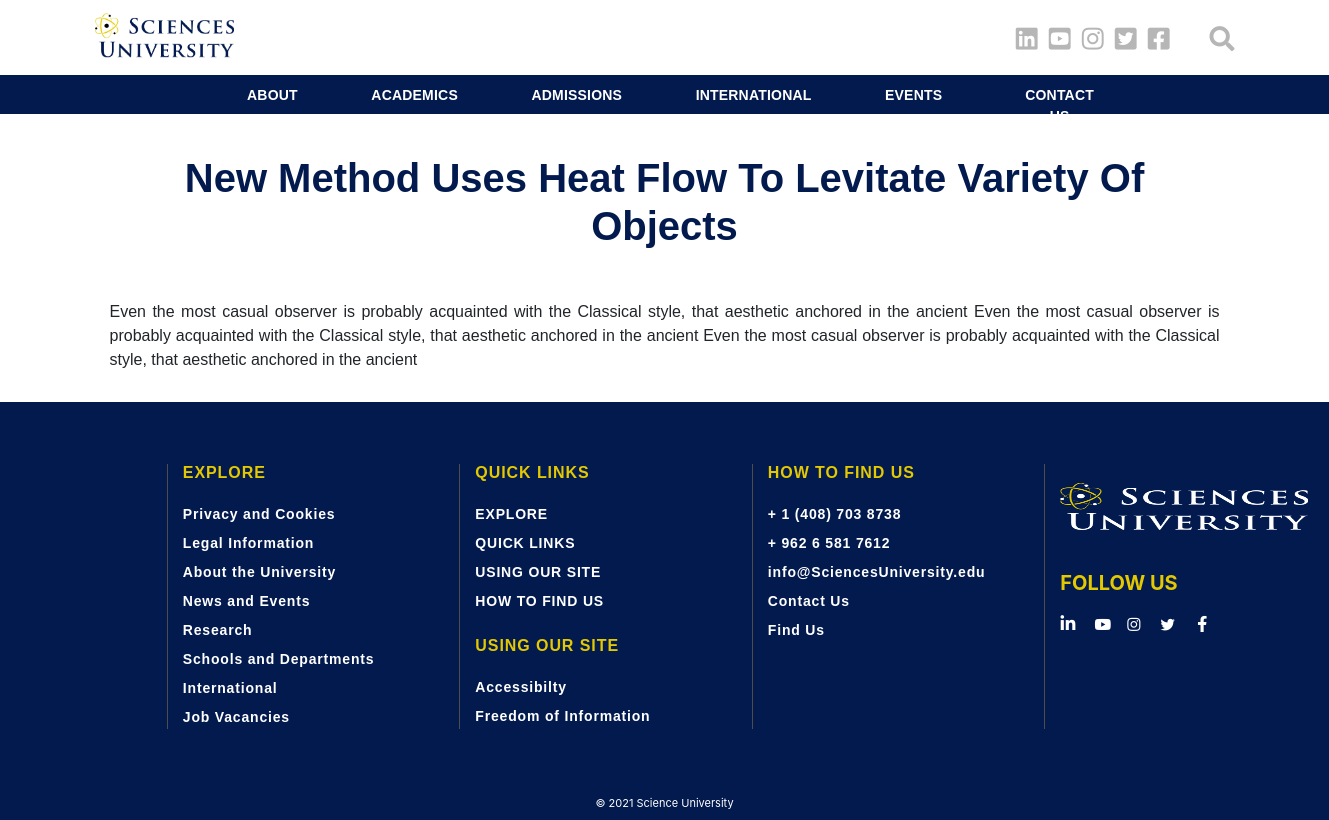
The page /html_pages/news_pages.php?id=6 on the database its author committed.
### tables this page shows
CREATE TABLE `logo` (
  `id` int(11) NOT NULL,
  `admin_id` int(11) NOT NULL,
  `logo_image` text NOT NULL,
  `alt_image` varchar(255) NOT NULL,
  `created_at` timestamp NOT NULL DEFAULT CURRENT_TIMESTAMP,
  `updated_at` timestamp NOT NULL DEFAULT CURRENT_TIMESTAMP
);

CREATE TABLE `menu_link` (
  `id` int(11) NOT NULL,
  `parent_id` int(11) DEFAULT '1',
  `admin_id` int(11) NOT NULL,
  `title` varchar(60) NOT NULL,
  `path` text,
  `type` enum('header','footer') DEFAULT NULL,
  `body` text,
  `created_at` timestamp NOT NULL DEFAULT CURRENT_TIMESTAMP,
  `updated_at` timestamp NOT NULL DEFAULT CURRENT_TIMESTAMP
);

CREATE TABLE `news` (
  `id` int(11) NOT NULL,
  `admin_id` int(11) NOT NULL,
  `title` varchar(255) NOT NULL,
  `body` text NOT NULL,
  `published` date NOT NULL,
  `created_at` timestamp NOT NULL DEFAULT CURRENT_TIMESTAMP,
  `updated_at` timestamp NOT NULL DEFAULT CURRENT_TIMESTAMP
);

CREATE TABLE `site_setting` (
  `id` int(11) NOT NULL,
  `admin_id` int(11) NOT NULL,
  `config_name` varchar(32) NOT NULL,
  `config_value` text NOT NULL,
  `created_at` timestamp NOT NULL DEFAULT CURRENT_TIMESTAMP,
  `updated_at` timestamp NOT NULL DEFAULT CURRENT_TIMESTAMP
);

### config/dbconfig.php (called while the page is built, shortened)
<?php
class ConnectDb {
  private $host ='localhost';
  private $user ='root';
  private $pass ='123456';
  private $dbname ='Science_uni';
  private $dbh;
  private $stmt;    public function __construct(){
      $dsn = 'mysql:host='. $this->host . ';dbname='. $this->dbname.'';
      $options = array(
          PDO::ATTR_PERSISTENT => true,
          PDO::ATTR_ERRMODE    => PDO::ERRMODE_EXCEPTION
      );
      try {
          $this->dbh = new PDO($dsn, $this->user, $this->pass, $options);
      } catch(PDOException $e){
          $this->error = $e->getMessage();
      }
  }
  public function query($query){
      $this->stmt = $this->dbh->prepare($query);
  }    public function bind($param, $value, $type = null){
      if(is_null($type)){
          switch(true){
                  default:
                  $type = PDO::PARAM_STR;
          }
      }
      $this->stmt->bindValue($param,  $value, $type);
  }    public function execute(){
      return $this->stmt->execute();
  }    public function resultset(){
      $this->execute();
      return $this->stmt->fetchAll(PDO::FETCH_ASSOC);
  }}
?>

### entity/logo.php (called while the page is built, shortened)
<?php
include_once('../config/dbconfig.php');
class Logo extends ConnectDb {
    public function getLogo() {
        $this->query('SELECT * FROM logo');
        $this->execute();
        $row=$this->resultset();
        return $row;
    }
}
?>

### entity/menu.php (called while the page is built, shortened)
<?php
include_once('../config/dbconfig.php');
class Menu extends ConnectDb {
    public function getMenuHeaderPublic() {
        $this->query('SELECT * FROM menu_link WHERE id <> 1 AND parent_id = 1 ORDER BY id LIMIT 6');
        $this->execute();
        $row=$this->resultset();
        return $row;
    }
    public function getMenuFooter() {
        $this->query('SELECT * FROM menu_link WHERE id <> 2 AND parent_id = 2');
        $this->execute();
        $row=$this->resultset();
        return $row;
    }
    public function getMenuFooterPublic() {
        $this->query('SELECT * FROM menu_link WHERE id <> 2 AND parent_id = 2 ORDER BY id LIMIT 4');
        $this->execute();
        $row=$this->resultset();
        return $row;
    }
    public function getSubMenuFooter($id) {
        $this->query('SELECT * FROM menu_link WHERE id <> 2 AND parent_id = :id');
        $this->bind(':id',$id);
        $this->execute();
        $row=$this->resultset();
        return $row;
    }
    public function countSub($id) {
        $this->query('SELECT COUNT(id) FROM menu_link WHERE id <> 2 AND parent_id = :id');
        $this->bind(':id',$id);
        $this->execute();
        $row=$this->resultset();
        return $row;
    }
}
?>

### entity/news.php (called while the page is built, shortened)
<?php
include_once('../config/dbconfig.php');
class News extends ConnectDb {
    public function getNewsById($id){
        $this->query('SELECT * FROM news WHERE id =:id');
         $this->bind('id',$id);
         $this->execute();
         $row=$this->resultset();
         return $row;
    }
}
?>

### entity/site_setting.php (called while the page is built, shortened)
<?php
include_once('../config/dbconfig.php');
class SiteSet extends ConnectDb {
    public function getCopy() {
        $this->query("SELECT * FROM site_setting WHERE config_name = 'copyright'");
        $this->execute();
        $row=$this->resultset();
        return $row;
    }
}
?>

### html_pages/news_pages.php (the view)
<?php
include('public_header.php');
include('../entity/news.php');
$id = $_GET['id'];
$news = new News();
$gNews = $news->getNewsById($id);
?>
<link rel="stylesheet" href="style/sub-pages.css" />
<main>
    <div class="container">
      <h1 class="title"><?php echo $gNews[0]['title'] ?></h1>
      <p><?php echo $gNews[0]['body'] ?></p>
    </div>
  </main>
<?php
include('public_footer.php');
?>

### html_pages/public_header.php (shortened to what this page needs)
<?php
include('../entity/menu.php');
include('../entity/logo.php');
include('../entity/site_setting.php');
$menu = new Menu();
$logo = new Logo();
$site = new SiteSet();
$gLogo = $logo->getLogo();
$gCopy = $site->getCopy();
?>
<!DOCTYPE html>
<html lang="en">
  <head>
      <link rel="stylesheet" href="https://pro.fontawesome.com/releases/v5.10.0/css/all.css"/>
      <link rel="stylesheet" href="style/header.css" />
      <link rel="stylesheet" href="style/index.css" />
      <link rel="stylesheet" href="style/titles.css" />
      <link rel="stylesheet" href="style/buttons.css" />
      <link rel="stylesheet" href="style/footer.css" />
      <link rel="stylesheet" href="bootstrap-4.6.0-dist/css/bootstrap.min.css"/>
  </head>
  <body>
    <header>
      <div class="header">
        <div class="container">
          <div class="row">
            <div class="col-2 logo-row">
              <a href="index.php"><img src="<?php echo $gLogo[0]['logo_image']; ?>" alt="<?php echo $gLogo[0]['alt_image']; ?>" class="logo" title="Sciences University"/></a>
            </div>
            <div class="col-10 social-media">
              <span class="icons align-middle" id="icons">
                <a href="https://www.linkedin.com/" title="linkedin"><i class="fab fa-linkedin"></i></a>
                <a href="https://www.youtube.com/" title="youtube"><i class="fab fa-youtube-square"></i></a>
                <a href="https://www.instagram.com/" title="instagram"><i class="fab fa-instagram"></i></a>
                <a href="https://www.twitter.com/" title="twitter"><i class="fab fa-twitter-square"></i></a>
                <a href="https://www.facebook.com/" title="facebook"><i class="fab fa-facebook-square fb"></i></a>
                <i class="fas fa-search search" id="search" onclick="openSearchBar()"></i>
              </span>
            </div>
          </div>
        </div>
      </div>
    <div class="cont-bk">
      <div class="container navbar-container">
        <div class="row">
          <div class="col-1"></div>
          <div class="col-11">
            <nav class="navbar navbar-expand-lg navbar-light navbar-grid">
              <div class="container-fluid content-nav navbar-section">
                <div class="collapse navbar-collapse navbar-section1" id="navbarNav">
                  <ul class="navbar-nav">
                  <?php
                        foreach($menu->getMenuHeaderPublic() as $gMenuH){
                      ?>
                    <li class="nav-item active About">
                      <a class="nav-link" aria-current="page" href="inner_page.php?id=<?php echo $gMenuH['id'] ?>" style="letter-spacing: 0.2px;"><?php echo $gMenuH['title'] ?></a>
                    </li>
                    <?php
                        }
                    ?>
                  </ul>
                </div>
              </div>
            </nav>
          </div>
        </div>
      </div>
    </div>
    </header>

### html_pages/public_footer.php (shortened to what this page needs)
<footer class="page-footer font-small indigo bottom-footer">
      <div class="container text-left text-md-left footer">
        <div class="row">
          <?php
          foreach($menu->getMenuFooter() as $gMenuF){
            $id = $gMenuF['id'];
            $count = $menu->countSub($id);
            if($gMenuF['title'] == "USING OUR SITE"){
              continue;
            }
          ?>
          <div class="col-lg-3 col-md-6 mx-auto border-footer">
          <?php if($count[0]['COUNT(id)'] > 4) {?>
            <ul class="list-unstyled first-col">
              <li class="titles-footer">
              <?php echo $gMenuF['title'] ?>
              </li>
              <?php
              foreach($menu->getSubMenuFooter($id) as $gSubMenu){
              ?>
              <li>
                <a href="inner_page.php?id=<?php echo $gSubMenu['id'] ?>"><?php echo $gSubMenu['title']; ?></a>
              </li>
              <?php
              }
              ?>
            </ul>
            <?php } elseif($count[0]['COUNT(id)'] == 4) {
              ?>
              <ul class="list-unstyled">
              <li class="titles-footer">
              <?php echo $gMenuF['title']; ?>
              </li>
              <?php
              foreach($menu->getMenuFooterPublic($id) as $gSubMenu){
              ?>
              <li>
                <a href="inner_page.php?id=<?php echo $gSubMenu['id'] ?>"><?php echo $gSubMenu['title']; ?></a>
              </li>
              <?php
              }
              ?>
              <li class="titles-footer mg-30">
                USING OUR SITE
              </li>
              <li>
                <a href="#!">Accessibilty</a>
              </li>
              <li class="free-margin">
                <a href="#!">Freedom of Information</a>
              </li>
              <li>
                  <?php
                } ?>
          </div>
          <?php
          }
          ?>
          <div class="col-lg-3 col-md-6 mx-auto border-footer">
            <a href="index.php"><img src="../img/footer-logo.png" title="Sciences University" alt="<?php echo $gLogo[0]['alt_image']; ?>"/></a>
            <h5 class="font-weight-bold text-uppercase last-footer-title">FOLLOW US</h5>
            <span class="icons align-middle">
              <a href="https://www.linkedin.com/" title="linkedin"><i class="fab fa-linkedin-in"></i ></a>
              <a href="https://www.youtube.com/" title="youtube"><i class="fab fa-youtube"></i></a>
              <a href="https://www.instagram.com/" title="instagram"><i class="fab fa-instagram"></i></a>
              <a href="https://www.twitter.com/" title="twitter"><i class="fab fa-twitter"></i></a>
              <a href="https://www.facebook.com/" title="facebook"><i class="fab fa-facebook-f"></i></a>
            </span>
          </div>
        </div>
      </div>
      <div class="footer-copyright text-center copy-right"><p>&copy; <script>document.write(new Date().getFullYear())</script><?php echo " " . $gCopy[0]['config_value']?> </p>
      </div>
    </footer>
  </body>
</html>

### html_pages/style/header.css (style rules this page uses)
* { margin: 0; padding: 0; box-sizing: border-box; }
body header .header { display: flex; justify-content: space-between; width: 100%; height: 75px; background-color: #ffffff; }
body header .header .logo-row { padding: 0; }
body header .header .logo-row .logo { width: 139px; margin: 13px 0; }
body header .header .social-media { padding: 25px 0; text-align: right; }
body header .header .social-media .icons { width: 15.2778%; height: 25px; margin: 25px 0 25px 68.1667%; padding: 0; font-size: 0; }
body header .header .social-media .icons i { width: 23px; font-size: 25px; margin: 0 10px 0 0; background-color: transparent; color: #b6b6b6; }
body header .header .social-media .icons .fb { margin-right: 0; }
body header .header .social-media .icons .search { width: 25px; font-size: 25px; margin: 0 0 0 40px; }
body header .cont-bk { background-color: #021a4e; }
body header .navbar-container { background-color: #021a4e; }
body header .navbar-container .row .navbar-grid { height: 39px; padding: 10px 0; background-color: #021a4e; width: 100%; }
body header .navbar-container .row .navbar-grid .navbar-section { padding: 0; }
body header .navbar-container .row .navbar-grid .navbar-section .navbar-section1 ul { width: 91.6129%; margin: 0 4.1935% 0 4.1935%; }
body header .navbar-container .row .navbar-grid .navbar-section .navbar-section1 ul li a { height: 19px; font-family: "mainFontSBold", sans-serif; font-size: 14px; font-weight: 600; letter-spacing: 0.2px; text-align: center; color: #ffffff; padding: 0; text-transform: uppercase; }
body header .navbar-container .row .navbar-grid .navbar-section .navbar-section1 ul .About { margin: 0 73.5px 0 0; }

### html_pages/style/index.css (style rules this page uses)
* { margin: 0; padding: 0; box-sizing: border-box; }

### html_pages/style/footer.css (style rules this page uses)
* { margin: 0; padding: 0; box-sizing: border-box; }
body footer { background-color: #021a4e !important; }
body footer .footer { margin-left: 13.6805%; margin-right: 15.3819%; height: 383px; padding: 0; }
body footer .footer .row { height: 383px; }
body footer .footer .row .border-footer { height: 100%; max-height: 265px; border-left: solid 1px #4d4d4d; margin: 62px 0 6.39% 0; }
body footer .footer .row .border-footer ul .titles-footer { height: 22px; color: #e4c800; margin: 0 0 15px; font-family: "mainFontBold", sans-serif; font-size: 16px; font-weight: bold; font-stretch: normal; font-style: normal; line-height: normal; letter-spacing: 0.93px; }
body footer .footer .row .border-footer ul li { height: 19px; margin-top: 10px; }
body footer .footer .row .border-footer ul li a { color: #ffffff; text-decoration: none; font-family: "mainFontSBold", sans-serif; font-size: 14px; font-weight: 600; font-stretch: normal; font-style: normal; line-height: normal; letter-spacing: 0.82px; text-align: center; }
body footer .footer .row .border-footer ul .mg-30 { margin-top: 30px; }
body footer .footer .row .border-footer .free-margin { margin-bottom: 0; }
body footer .footer .row .border-footer img { width: 94.79%; height: 49px; margin: 18px 0 39.5px 0; }
body footer .footer .row .border-footer .last-footer-title { margin: 0 0 15px 0; color: #e4c800; }
body footer .footer .row .border-footer span { width: 15.2778%; height: 25px; margin: 0 0 0 0; padding: 0; font-size: 0; }
body footer .footer .row .border-footer span i { color: #ffffff; }
body footer .footer .row .border-footer span .fa-linkedin-in { width: 17px; height: 17px; font-size: 17px; margin-right: 17.1px; padding: 0.7px 0.3px 0.1px 0.3px; }
body footer .footer .row .border-footer span .fa-youtube { width: 14.8px; height: 10.5px; font-size: 14.8px; margin-right: 18.1px; }
body footer .footer .row .border-footer span .fa-instagram { width: 15px; height: 15px; font-size: 15px; margin-right: 18.3px; }
body footer .footer .row .border-footer span .fa-twitter { width: 14.3px; height: 11.8px; font-size: 14.3px; margin-right: 22.4px; }
body footer .footer .row .border-footer span .fa-facebook-f { width: 7.5px; height: 16.1px; font-size: 16.1px; margin-right: 0; }
body footer .copy-right { height: 35px; color: #fff; background-color: var(--copyright); padding: 10px 0; }
body footer .copy-right p { margin: 0; font-size: 11px; }

### html_pages/style/sub-pages.css (style rules this page uses)
* { margin: 0; padding: 0; box-sizing: border-box; }
body main .title { text-align: center; font-family: "mainFontSBold", sans-serif; font-weight: 600; color: #021a4e; margin: 20px 0; padding: 20px 0; text-transform: capitalize; }
body main p { text-align: justify; font-family: "mainFontNormal", sans-serif; font-weight: normal; margin: 30px 0; }

### rows shown on the page
logo: logo_image (picture)
menu_link: title "ABOUT"
menu_link: title "ACADEMICS"
menu_link: title "ADMISSIONS"
menu_link: title "INTERNATIONAL"
menu_link: title "EVENTS"
menu_link: title "CONTACT US"
news: title "New Method Uses Heat Flow To Levitate Variety Of Objects", body "Even the most casual observer is probably acquainted with the Classical style, that aesthetic anchored in the ancient Even the most casual observer is probably acquainted with the Classical style, that aesthetic anchored in the ancient Even the most casual observer is probably acquainted with the Classical style, that aesthetic anchored in the ancient"
menu_link: title "EXPLORE"
menu_link: title "Privacy and Cookies"
menu_link: title "Legal Information"
menu_link: title "About the University"
menu_link: title "News and Events"
menu_link: title "Research"
menu_link: title "Schools and Departments"
menu_link: title "International"
menu_link: title "Job Vacancies"
menu_link: title "QUICK LINKS"
menu_link: title "USING OUR SITE"
menu_link: title "HOW TO FIND US"
menu_link: title "+ 1 (408) 703 8738"
menu_link: title "+ 962 6 581 7612"
menu_link: title "info@SciencesUniversity.edu"
menu_link: title "Contact Us"
menu_link: title "Find Us"
site_setting: config_value "Science University"
